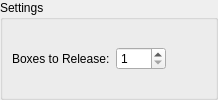
            <widget class="QWidget" name="page_8">
             <layout class="QVBoxLayout" name="verticalLayout_16">
              <property name="leftMargin">
               <number>0</number>
              </property>
              <property name="topMargin">
               <number>0</number>
              </property>
              <property name="rightMargin">
               <number>0</number>
              </property>
              <property name="bottomMargin">
               <number>0</number>
              </property>
              <item>
               <widget class="QGroupBox" name="GB_BoxRelease">
                <property name="title">
                 <string>Settings</string>
                </property>
                <layout class="QVBoxLayout" name="verticalLayout_15">
                 <item>
                  <layout class="QHBoxLayout" name="horizontalLayout_18">
                   <item>
                    <widget class="QLabel" name="label_13">
                     <property name="minimumSize">
                      <size>
                       <width>0</width>
                       <height>0</height>
                      </size>
                     </property>
                     <property name="text">
                      <string>Boxes to Release:</string>
                     </property>
                    </widget>
                   </item>
                   <item>
                    <widget class="QSpinBox" name="BoxRelease_Count">
                     <property name="minimumSize">
                      <size>
                       <width>50</width>
                       <height>0</height>
                      </size>
                     </property>
                     <property name="minimum">
                      <number>1</number>
                     </property>
                     <property name="maximum">
                      <number>32</number>
                     </property>
                     <property name="value">
                      <number>1</number>
                     </property>
                    </widget>
                   </item>
                   <item>
                    <spacer name="horizontalSpacer_15">
                     <property name="orientation">
                      <enum>Qt::Horizontal</enum>
                     </property>
                     <property name="sizeHint" stdset="0">
                      <size>
                       <width>40</width>
                       <height>20</height>
                      </size>
                     </property>
                    </spacer>
                   </item>
                  </layout>
                 </item>
                </layout>
               </widget>
              </item>
             </layout>
            </widget>
